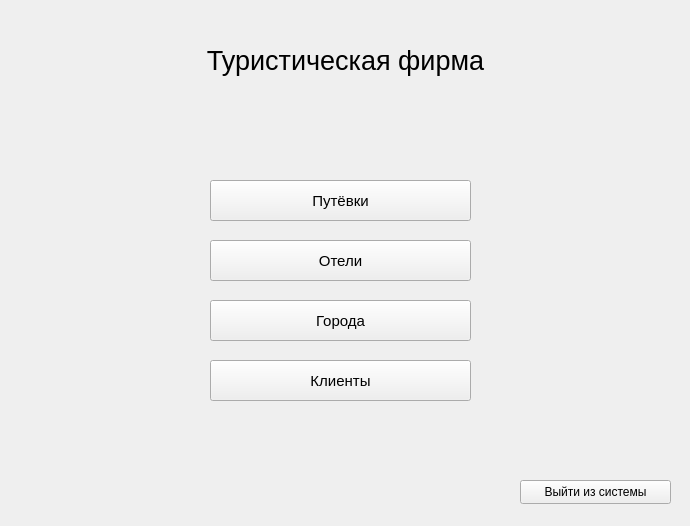
<?xml version="1.0" encoding="UTF-8"?>
<ui version="4.0">
 <class>EmployeeMainWindow</class>
 <widget class="QMainWindow" name="EmployeeMainWindow">
  <property name="geometry">
   <rect>
    <x>0</x>
    <y>0</y>
    <width>690</width>
    <height>526</height>
   </rect>
  </property>
  <property name="minimumSize">
   <size>
    <width>690</width>
    <height>526</height>
   </size>
  </property>
  <property name="maximumSize">
   <size>
    <width>690</width>
    <height>526</height>
   </size>
  </property>
  <property name="windowTitle">
   <string>MainWindow</string>
  </property>
  <widget class="QWidget" name="centralwidget">
   <widget class="QLabel" name="label">
    <property name="geometry">
     <rect>
      <x>10</x>
      <y>10</y>
      <width>671</width>
      <height>101</height>
     </rect>
    </property>
    <property name="font">
     <font>
      <pointsize>20</pointsize>
     </font>
    </property>
    <property name="text">
     <string>Туристическая фирма</string>
    </property>
    <property name="alignment">
     <set>Qt::AlignCenter</set>
    </property>
   </widget>
   <widget class="QPushButton" name="hotelListButton">
    <property name="geometry">
     <rect>
      <x>210</x>
      <y>240</y>
      <width>261</width>
      <height>41</height>
     </rect>
    </property>
    <property name="font">
     <font>
      <family>Segoe UI</family>
      <pointsize>11</pointsize>
     </font>
    </property>
    <property name="text">
     <string>Отели</string>
    </property>
   </widget>
   <widget class="QPushButton" name="ticketListButton">
    <property name="geometry">
     <rect>
      <x>210</x>
      <y>180</y>
      <width>261</width>
      <height>41</height>
     </rect>
    </property>
    <property name="font">
     <font>
      <family>Segoe UI</family>
      <pointsize>11</pointsize>
     </font>
    </property>
    <property name="text">
     <string>Путёвки</string>
    </property>
   </widget>
   <widget class="QPushButton" name="clientListButton">
    <property name="geometry">
     <rect>
      <x>210</x>
      <y>360</y>
      <width>261</width>
      <height>41</height>
     </rect>
    </property>
    <property name="font">
     <font>
      <family>Segoe UI</family>
      <pointsize>11</pointsize>
     </font>
    </property>
    <property name="text">
     <string>Клиенты</string>
    </property>
   </widget>
   <widget class="QPushButton" name="cityListButton">
    <property name="geometry">
     <rect>
      <x>210</x>
      <y>300</y>
      <width>261</width>
      <height>41</height>
     </rect>
    </property>
    <property name="font">
     <font>
      <family>Segoe UI</family>
      <pointsize>11</pointsize>
     </font>
    </property>
    <property name="text">
     <string>Города</string>
    </property>
   </widget>
   <widget class="QPushButton" name="logoutButton">
    <property name="geometry">
     <rect>
      <x>520</x>
      <y>480</y>
      <width>151</width>
      <height>24</height>
     </rect>
    </property>
    <property name="text">
     <string>Выйти из системы</string>
    </property>
   </widget>
  </widget>
 </widget>
 <resources/>
 <connections/>
</ui>
